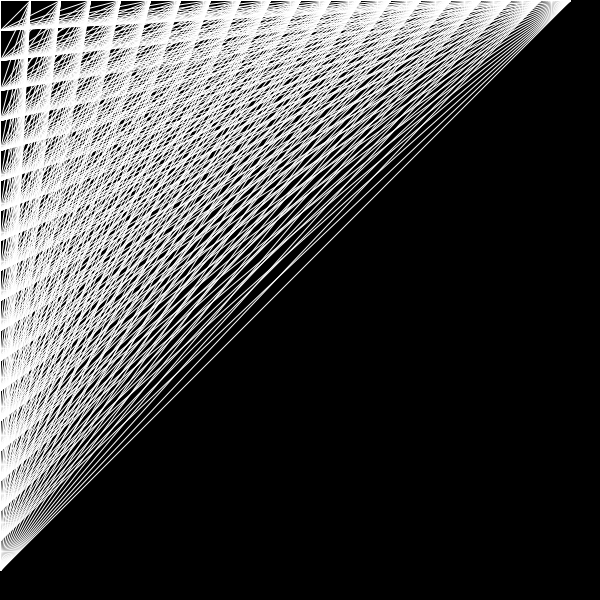
Frame 1 (no input)
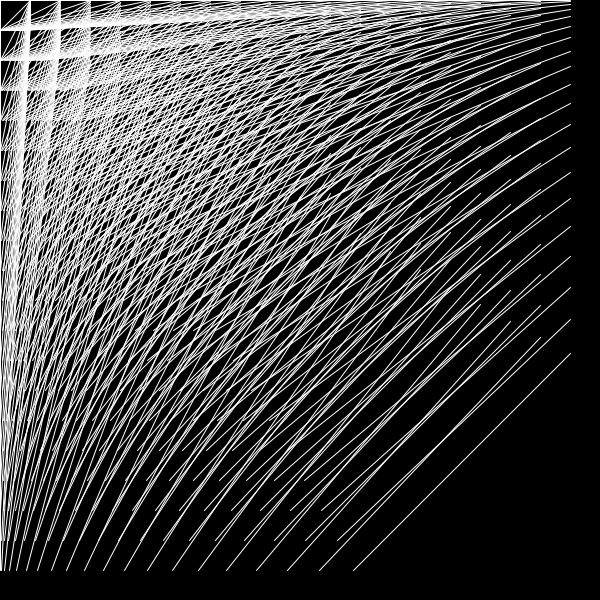
Frame 60 (the mouse pressed at the canvas centre just before this capture)
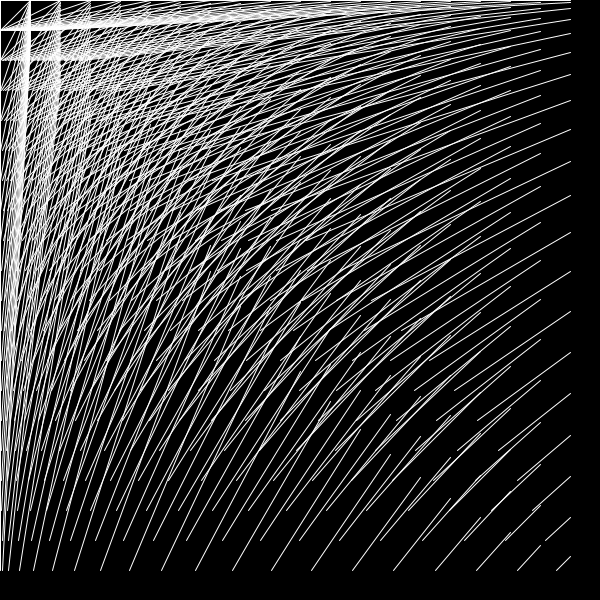
Frame 120 (the mouse held since frame 60 and released just before this capture)

The Processing sketch that drew these frames (run headless with seeded random() and noise(); from frame 60 on, the mouse is pressed at the canvas centre):

// Processing sketch: lines_sin_xyt
// ── lines_sin_xyt.pde
//import gifAnimation.*;

//GifMaker gifExport;

void setup(){
  size(600,600);
}
float s = 0;
void draw(){
  clear();
  background(0);
  stroke(255);
  for (int i=0;i<600;i+=30){
    for(int j=0;j<600;j+=30){
      line(i*sin(radians(i*j*s)),j,i,j*sin(radians(j*i*s)));
    }
  }
  s=s+0.000002;
}
